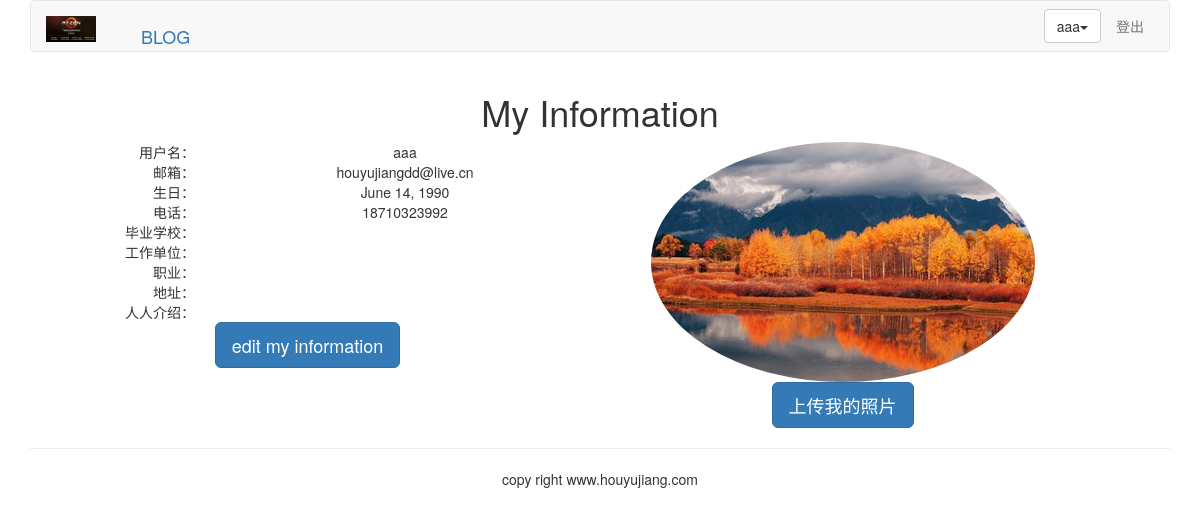
Before: /account/my-information/ (signed in) with the older database file.
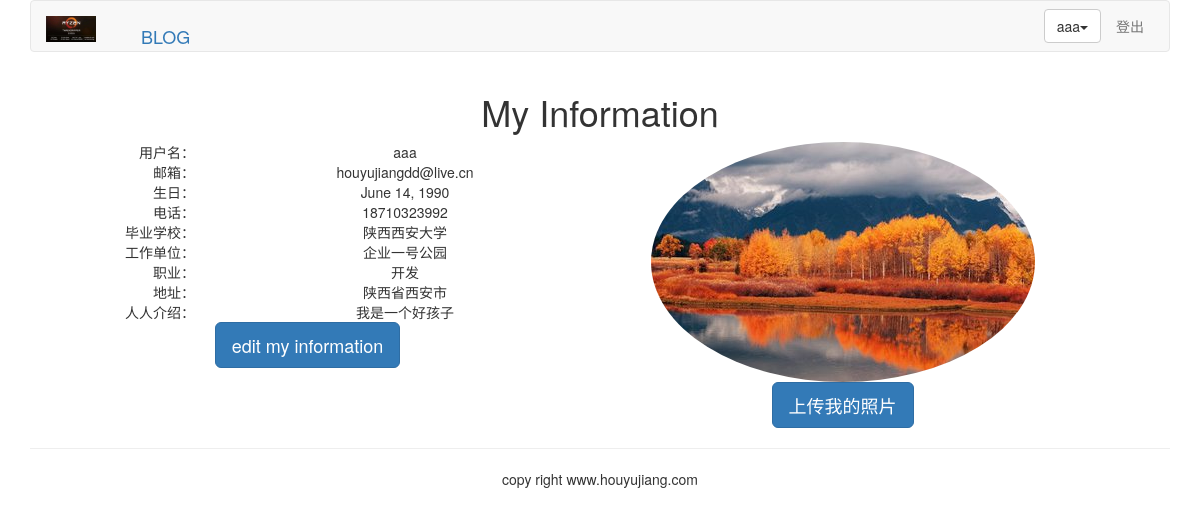
After: the same page with the newer database file.
### account/models.py (models this page shows, shortened)
class UserProfile(models.Model):
    user = models.OneToOneField(User, unique=True)
    birth = models.DateField(blank=True ,null=True)
    phone = models.CharField(max_length=20,null=True)

class UserInfo(models.Model):
    user = models.OneToOneField(User, unique=True)
    school = models.CharField(max_length=100,blank=True)
    company = models.CharField(max_length=100,blank=True)
    profession = models.CharField(max_length=100,blank=True)
    address = models.CharField(max_length=100,blank=True)
    aboutme = models.TextField(blank=True)
    photo = models.ImageField(blank=True)

### account/views.py (the view)
@login_required(login_url='/account/login/')
def myself(request):
    user = User.objects.get(username=request.user.username)
    userprofile = UserProfile.objects.get(user=user)
    userinfo = UserInfo.objects.get(user = user)
    return render(request,'account/myself.html',{'user':user,'userinfo':userinfo,'userprofile':userprofile})

### templates/account/myself.html (shortened to what this page needs)
{% extends 'base.html' %}
{% load staticfiles %}
{% block content %}
<div class="row text-center vertical-middle-sm" >
    <h1>My Information</h1>
    <div class="col-md-6">
        <div class="row">
            <div class="col-md-4 text-right">
                <span>用户名：</span>
            </div>
            <div class="col-md-8">
                <span>{{ user.username }}</span>
            </div>
        </div>
        <div class="row">
            <div class="col-md-4 text-right">
                <span>邮箱：</span>
            </div>
            <div class="col-md-8">
                <span>{{ user.email }}</span>
            </div>
        </div>
        <div class="row">
            <div class="col-md-4 text-right">
                <span>生日：</span>
            </div>
            <div class="col-md-8">
                <span>{{ userprofile.birth }}</span>
            </div>
        </div>
        <div class="row">
            <div class="col-md-4 text-right">
                <span>电话：</span>
            </div>
            <div class="col-md-8">
                <span>{{ userprofile.phone}}</span>
            </div>
        </div>
        <div class="row">
            <div class="col-md-4 text-right">
                <span>毕业学校：</span>
            </div>
            <div class="col-md-8">
                <span>{{ userinfo.school }}</span>
            </div>
        </div>
        <div class="row">
            <div class="col-md-4 text-right">
                <span>工作单位：</span>
            </div>
            <div class="col-md-8">
                <span>{{ userinfo.company }}</span>
            </div>
        </div>
        <div class="row">
            <div class="col-md-4 text-right">
                <span>职业：</span>
            </div>
            <div class="col-md-8">
                <span>{{ userinfo.profession }}</span>
            </div>
        </div>
        <div class="row">
            <div class="col-md-4 text-right">
                <span>地址：</span>
            </div>
            <div class="col-md-8">
                <span>{{ userinfo.address }}</span>
            </div>
        </div>
        <div class="row">
            <div class="col-md-4 text-right">
                <span>人人介绍：</span>
            </div>
            <div class="col-md-8">
                <span>{{ userinfo.aboutme }}</span>
            </div>
        </div>
        <a href="{% url 'account:edit_my_information' %}">
            <button class="btn btn-primary btn-lg">edit my information</button>
        </a>
    </div>
    <div class="col-md-6">
        <div style="margin-right: 100px">
            {% if userinfo.photo %}
            <img src="{{ userinfo.photo |striptags }}" class="img-circle" id="my_photo" name="my_photo">
                {% else %}
                <img name="user_face" src="{% static 'images/1.jpg' %}" class="img-circle" id="my_photo">
            {% endif %}
        </div>
        <div style="margin-right: 100px">
            <button class="btn btn-primary btn-lg" id="uploag_image" onclick="upload_image_layer()">
                上传我的照片
            </button>
        </div>
    </div>
</div>
{% endblock %}

### templates/base.html (shortened to what this page needs)
{% load staticfiles %}
<!DOCTYPE html>
<html lang="zh-cn">
<head>
    <link rel="stylesheet" href="{% static 'css/bootstrap.css' %}">
</head>
<body>
{% include 'header.html' %}
    <div class="container">
        {% block content %}
        {% endblock %}
    </div>
    {% include 'footer.html' %}
</body>
</html>

### templates/header.html (shortened to what this page needs)
{% load staticfiles %}
<div class="container" style="color: red">
    <nav class="navbar navbar-default" role="navigation" style="color:#d43f3a">
        <div class="navbar-header">
            <a class="navbar-brand" href="1" >
                <img  src="{% static '/images/w.jpg' %}" width="50px">
            </a>
        </div>
        <div>
            <ul class="nav navbar-brand" role="menu">
                <li><a href="{% url 'blog:blog_title' %}">BLOG</a> </li>
            </ul>
            <ul class="nav navbar-nav navbar-right" style="margin-right: 10px">
                {% if user.is_authenticated %}
                <li>
                    <div class="dropdown" style="margin-top: 8px">
                        <button class="btn btn-default dropdown-toggle" type="button" id="dropdownMenu"
                        data-toggle="dropdown">
                            {{ user.username }}<span class="caret"></span>
                        </button>
                    </div>
                </li>
                <li><a href="{%  url 'account:user_logout' %}" >登出</a> </li>
                    {% else %}
                    <li> <a href="{% url 'account:user_login' %}">登陆</a></li>
                {% endif %}
            </ul>
        </div>
    </nav>
</div>

### templates/footer.html
<div class="container">
    <hr>
    <p class="text-center">copy right www.houyujiang.com</p>
</div>

Changed rows visible on the page:
now on this page (row edited): UserInfo: school "陕西西安大学", company "企业一号公园", profession "开发", address "陕西省西安市", aboutme "我是一个好孩子"
